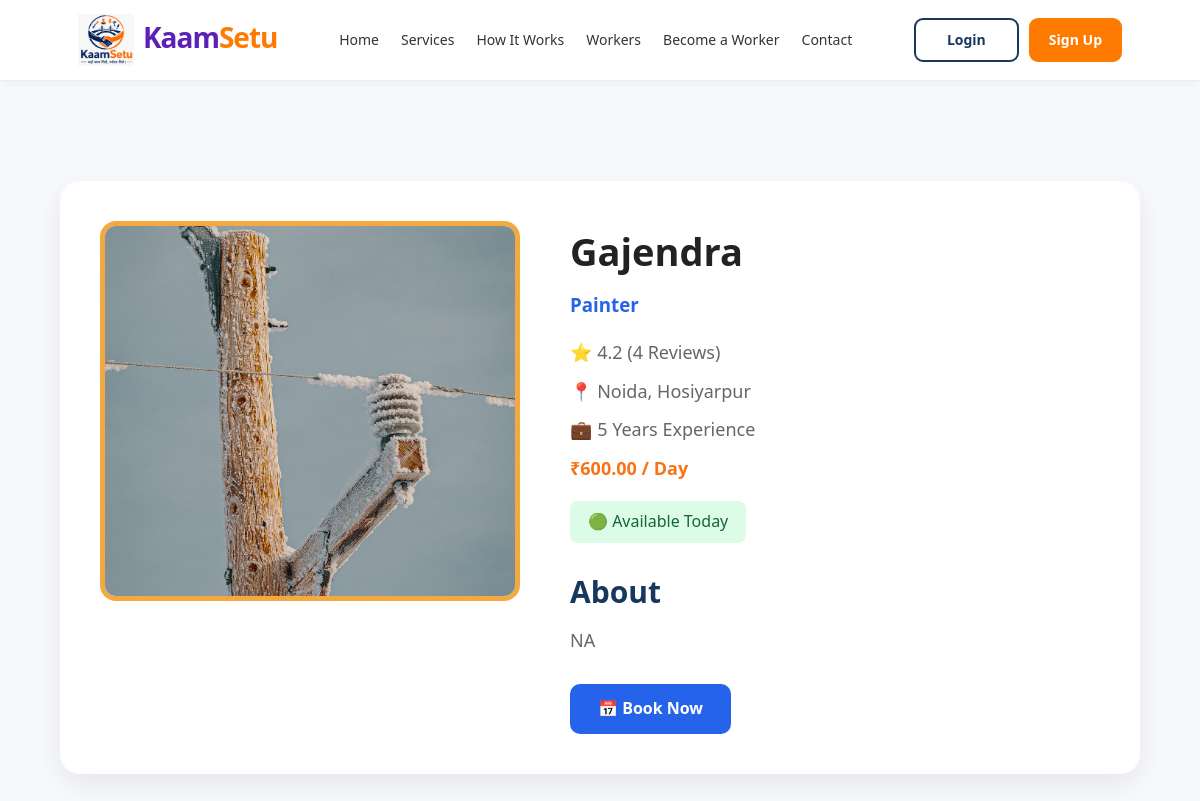
Page /workers/4/ on the committed database.
### workers/models.py (models this page shows, shortened)
class Worker(models.Model):
    user = models.OneToOneField(
        User,
        on_delete=models.CASCADE,
        null=True,
        blank=True,
        related_name="worker_profile"
    )
    PROFESSION_CHOICES = [
    ("Rajmistri", "राजमिस्त्री"),
    ("Plumber", "प्लम्बर"),
    ("Electrician", "इलेक्ट्रिशियन"),
    ("Painter", "पेंटर"),
    ("Carpenter", "कारपेंटर"),
    ("Welder", "वेल्डर"),
    ("Helper", "हेल्पर"),
    ("AC Repair", "AC रिपेयर"),
]
    name = models.CharField(max_length=100)
    mobile = models.CharField(max_length=15)
    profession = models.CharField(max_length=30, choices=PROFESSION_CHOICES)
    experience = models.PositiveIntegerField(help_text="Experience in years")
    city = models.CharField(max_length=100)
    area = models.CharField(max_length=100)
    latitude = models.DecimalField(
        max_digits=9,
        decimal_places=6,
        null=True,
        blank=True
    )
    longitude = models.DecimalField(
        max_digits=9,
        decimal_places=6,
        null=True,
        blank=True
    )
    work_range = models.DecimalField(
        max_digits=5,
        decimal_places=2,
        default=10.00,
        help_text="Maximum distance in KM"
    )
    daily_wage = models.DecimalField(max_digits=8, decimal_places=2)
    about = models.TextField(blank=True)
    available = models.BooleanField(default=True)
    profile_photo = models.ImageField(upload_to="workers/", blank=True, null=True)
    rating = models.DecimalField(max_digits=2, decimal_places=1, default=5.0)
    reviews = models.PositiveIntegerField(default=0)
    vverified = models.BooleanField(default=False)

### workers/views.py (the view, shortened to what this page needs)
def worker_detail(request, worker_id):
    worker = get_object_or_404(
        Worker,
        id=worker_id
    )
    is_worker = False
    can_book = True
    return render(
        request,
        "worker_detail.html",
        {
            "worker": worker,
            "is_worker": is_worker,
            "can_book": can_book,
        }
    )

### accounts/context_processors.py (called while the page is built, shortened)
def notification_count(request):
    if not request.user.is_authenticated:
        return {
            "unread_notification_count": 0
        }

### templates/worker_detail.html (shortened to what this page needs)
{% extends "base.html" %}
{% load static %}
{% block content %}
{% include "components/navbar.html" %}
<section class="worker-profile">
    <div class="container">
        <div class="profile-card">
            <div class="profile-image">
                {% if worker.profile_photo %}
                <img src="{{ worker.profile_photo.url }}" alt="{{ worker.name }}">
                {% else %}
                <img src="https://via.placeholder.com/250" alt="">
                {% endif %}
            </div>
            <div class="profile-info">
                <h1>
                    {{ worker.name }}
                </h1>
                <h3>{{ worker.profession }}</h3>
                <p>⭐ {{ worker.rating }} ({{ worker.reviews }} Reviews)</p>
                <p>📍 {{ worker.city }}, {{ worker.area }}</p>
                <p>💼 {{ worker.experience }} Years Experience</p>
                <p class="price">
                    ₹{{ worker.daily_wage }} / Day
                </p>
                {% if worker.available %}
                <span class="available">
                    🟢 Available Today
                </span>
                {% else %}
                <span class="busy">
                    🔴 Not Available
                </span>
                {% endif %}
                <div class="about">
                    <h2>About</h2>
                    <p>
                        {% if worker.about %}
                        {{ worker.about }}
                        {% else %}
                        Experienced worker with quality service.
                        {% endif %}
                    </p>
                </div>
                {% if not is_worker %}
                {% if can_book %}
                <a href="{% url 'book_worker' worker.id %}" class="book-btn">
                    📅 Book Now
                </a>
                {% else %}
                <button type="button" class="book-btn booking-disabled" disabled>
                    🔒 अभी बुकिंग उपलब्ध नहीं है
                </button>
                {% endif %}
                {% endif %}
            </div>
        </div>
    </div>
</section>
{% endblock %}

### static/css/style.css (style rules this page uses)
* { margin:0; padding:0; box-sizing:border-box; }
body { font-family: "Segoe UI",sans-serif; background:#f8fafc; color:#222; line-height:1.6; }
.container { width:90%; max-width:1200px; margin:auto; }
.book-btn { display:inline-block; width:100%; padding:13px; background:#0B4DA2; color:#fff; text-decoration:none; border-radius:10px; font-weight:600; transition:.3s; }
.btn-primary, .btn-secondary, .btn-login, .btn-signup, .book-btn { transition:all .3s ease; }
html { scroll-behavior:smooth; }
.worker-profile { padding:70px 0; background:#f7f9fc; }
.worker-profile .profile-card { display:flex; gap:50px; background:#fff; border-radius:20px; padding:40px; box-shadow:0 10px 30px rgba(0,0,0,.08); align-items:flex-start; flex-wrap:nowrap; }
.worker-profile .profile-image { flex:0 0 42%; text-align:center; }
.worker-profile .profile-image img { width:100%; height:380px; border-radius:16px; object-fit:cover; display:block; }
.worker-profile .profile-info { flex:1; min-width:0; }
.worker-profile .profile-info h1 { font-size:38px; margin-bottom:8px; }
.worker-profile .profile-info h3 { color:#2563eb; margin-bottom:18px; }
.worker-profile .profile-info p { margin:10px 0; font-size:18px; }
.worker-profile .price { color:#f97316; font-size:30px; font-weight:bold; }
.worker-profile .available { display:inline-block; background:#dcfce7; color:#166534; padding:8px 18px; border-radius:8px; margin-top:8px; }
.worker-profile .about { margin-top:25px; }
.worker-profile .about h2 { margin-bottom:10px; }
.worker-profile .book-btn { display:inline-block; width:auto; margin-top:20px; padding:12px 28px; background:#2563eb; color:white; text-decoration:none; border-radius:10px; font-weight:bold; transition:.3s; }

### static/css/dashboard.css (style rules this page uses)
* { margin:0; padding:0; box-sizing:border-box; font-family:"Segoe UI",Tahoma,Geneva,Verdana,sans-serif; }
body { background:#f4f7fc; }
.profile-card { background:#ffffff; border-radius:18px; padding:25px; display:flex; align-items:center; gap:25px; box-shadow:0 10px 25px rgba(0,0,0,.08); margin-bottom:30px; }
.profile-image img { width:130px; height:130px; object-fit:cover; border-radius:50%; border:5px solid #f4a940; }
.profile-info h2 { color:#17375E; font-size:30px; margin-bottom:8px; }
.profile-info p { color:#666; margin-bottom:8px; }
.available { color:green; }
.profile-card h2 { color:#17375E; }
.profile-card { margin-top:30px; }

### rows in the picture
Worker: profile_photo (picture), name "Gajendra", profession "Painter", rating "4.2", reviews "4", city "Noida", area "Hosiyarpur", experience "5", daily_wage "600.00", about "NA"
